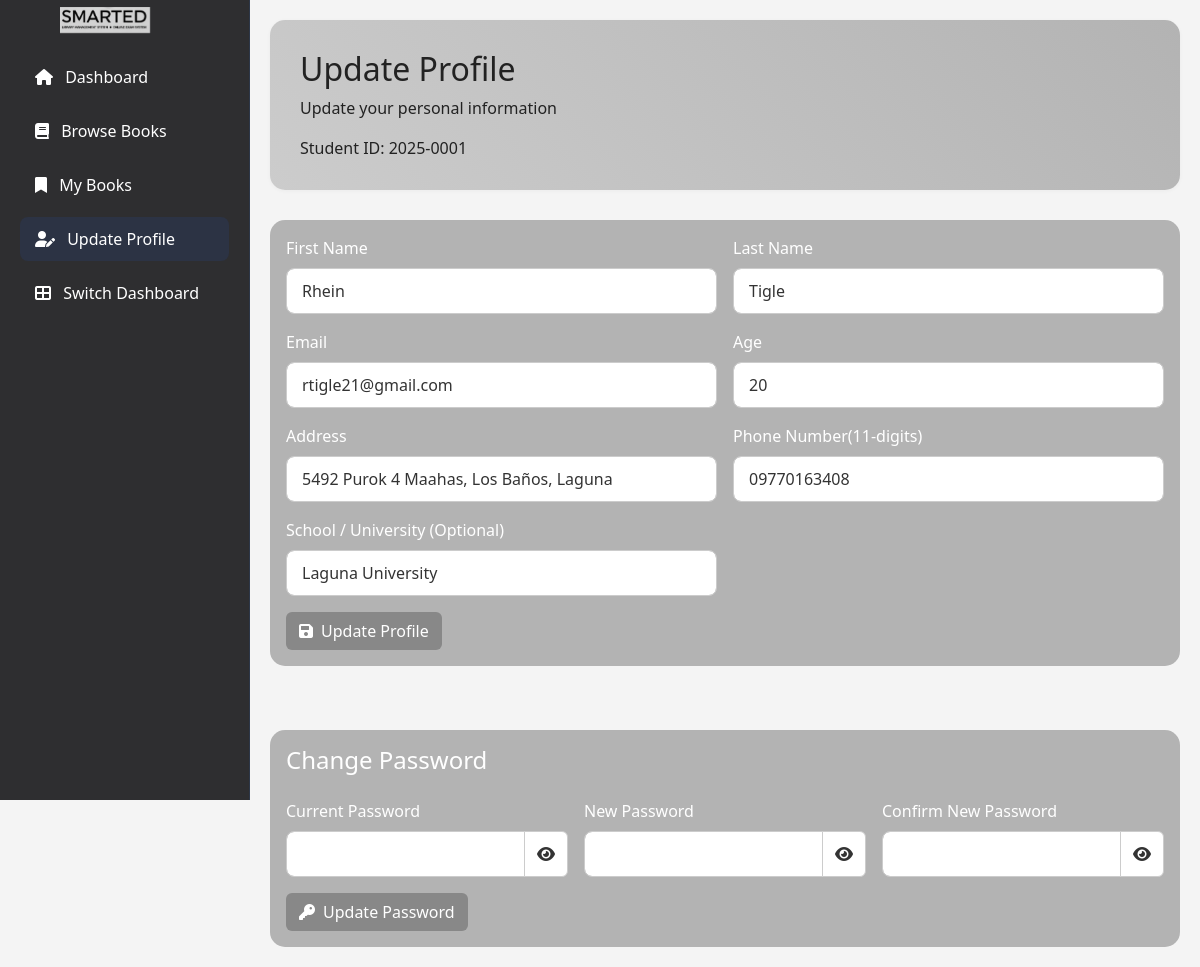
/library/student/update_profile.php (signed in), run on the app's committed database.
### tables this page shows
CREATE TABLE `students` (
  `id` int(11) NOT NULL,
  `student_id` varchar(20) DEFAULT NULL,
  `email` varchar(100) DEFAULT NULL,
  `password` varchar(255) DEFAULT NULL,
  `created_at` timestamp NULL DEFAULT current_timestamp(),
  `firstname` varchar(50) DEFAULT NULL,
  `lastname` varchar(50) DEFAULT NULL,
  `birthdate` date DEFAULT NULL,
  `age` int(11) DEFAULT NULL,
  `reset_token` varchar(255) DEFAULT NULL,
  `reset_token_expiry` datetime DEFAULT NULL,
  `address` varchar(255) DEFAULT NULL,
  `phone` varchar(11) DEFAULT NULL,
  `school` varchar(100) DEFAULT NULL,
  `verified` tinyint(1) DEFAULT 0,
  `verification_token` varchar(64) DEFAULT NULL,
  `is_approved` tinyint(1) DEFAULT 0,
  `reset_otp` varchar(10) DEFAULT NULL,
  `reset_otp_expires` datetime DEFAULT NULL
);

### library/student/update_profile.php (the view, shortened to what this page needs)
<?php
require_once '../../shared/db_connect.php';
$stmt = $pdo->prepare("SELECT * FROM students WHERE student_id = ?");
$stmt->execute([$_SESSION['student_id']]);
$student = $stmt->fetch();
$student_id = $_SESSION['student_id'];
?>
<!DOCTYPE html>
<html lang="en">
<head>
    <link href="https://cdn.jsdelivr.net/npm/bootstrap@5.3.3/dist/css/bootstrap.min.css" rel="stylesheet">
    <link href="https://cdnjs.cloudflare.com/ajax/libs/font-awesome/6.0.0/css/all.min.css" rel="stylesheet">
</head>
<body>
    <div class="sidebar">
        <a href="dashboard.php" class="logo">
            <div class="logo-bar"><img src="smarted-letter-only.jpg" alt="SmartEd Logo" class="img-fluid" style="max-width: 90px;"></div>
        </a>
        <nav class="nav flex-column">
            <a class="nav-link" href="dashboard.php">
                <i class="fas fa-home me-2"></i> Dashboard
            </a>
            <a class="nav-link" href="browse_books.php">
                <i class="fas fa-book me-2"></i> Browse Books
            </a>
            <a class="nav-link" href="my_books.php">
                <i class="fas fa-bookmark me-2"></i> My Books
            </a>
            <a class="nav-link active" href="update_profile.php">
                <i class="fas fa-user-edit me-2"></i> Update Profile
            </a>
            <a class="nav-link" href="../../shared/student_choose_dashboard.php">
                <i class="fas fa-th-large me-2"></i> Switch Dashboard
            </a>
        </nav>
    </div>
    <div class="main-content">
        <div class="welcome-card">
            <h2>Update Profile</h2>
            <p>Update your personal information</p>
            <p class="mb-0">Student ID: <?php echo htmlspecialchars($student_id); ?></p>
        </div>
        <div class="card">
            <div class="card-body" style="background-color: var(--secondary-bg); border-radius: 15px;">
                <form method="POST" class="row g-3">
                    <div class="col-md-6">
                        <label for="firstname" class="form-label text-white">First Name</label>
                        <input type="text" class="form-control" id="firstname" name="firstname"
                               value="<?php echo htmlspecialchars($student['firstname']); ?>" required>
                    </div>
                    <div class="col-md-6">
                        <label for="lastname" class="form-label text-white">Last Name</label>
                        <input type="text" class="form-control" id="lastname" name="lastname"
                               value="<?php echo htmlspecialchars($student['lastname']); ?>" required>
                    </div>
                    <div class="col-md-6">
                        <label for="email" class="form-label text-white">Email</label>
                        <input type="email" class="form-control" id="email" name="email"
                               value="<?php echo htmlspecialchars($student['email']); ?>" required>
                    </div>
                    <div class="col-md-6">
                        <label for="age" class="form-label text-white">Age</label>
                        <input type="number" class="form-control" id="age" name="age"
                               value="<?php echo htmlspecialchars($student['age']); ?>" readonly>
                    </div>
                    <div class="col-md-6">
                        <label for="address" class="form-label text-white">Address</label>
                        <input type="text" class="form-control" id="address" name="address"
                               value="<?php echo htmlspecialchars($student['address'] ?? ''); ?>">
                    </div>
                    <div class="col-md-6">
                        <label for="phone" class="form-label text-white">Phone Number(11-digits)</label>
                        <input type="text" class="form-control" id="phone" name="phone"
                               value="<?php echo htmlspecialchars($student['phone'] ?? ''); ?>">
                    </div>
                    <div class="col-md-6">
                        <label for="school" class="form-label text-white">School / University (Optional)</label>
                        <input type="text" class="form-control" id="school" name="school"
                               value="<?php echo htmlspecialchars($student['school'] ?? ''); ?>">
                    </div>
                    <div class="col-12">
                        <button type="submit" class="btn" style="background-color: var(--accent-color); color: var(--primary-bg);">
                            <i class="fas fa-save me-2"></i>Update Profile
                        </button>
                    </div>
                </form>
            </div>
        </div>
    </div>
    <div class="main-content">
        <div class="card mt-4">
            <div class="card-body" style="background-color: var(--secondary-bg); border-radius: 15px;">
                <h4 class="text-white mb-4">Change Password</h4>
                <form method="POST" class="row g-3">
                    <div class="col-md-4">
                        <label for="current_password" class="form-label text-white">Current Password</label>
                        <div class="input-group">
                            <input type="password" class="form-control" id="current_password" name="current_password">
                            <button class="btn btn-outline-secondary" type="button" onclick="togglePassword('current_password')">
                                <i class="fas fa-eye"></i>
                            </button>
                        </div>
                    </div>
                    <div class="col-md-4">
                        <label for="new_password" class="form-label text-white">New Password</label>
                        <div class="input-group">
                            <input type="password" class="form-control" id="new_password" name="new_password">
                            <button class="btn btn-outline-secondary" type="button" onclick="togglePassword('new_password')">
                                <i class="fas fa-eye"></i>
                            </button>
                        </div>
                    </div>
                    <div class="col-md-4">
                        <label for="confirm_password" class="form-label text-white">Confirm New Password</label>
                        <div class="input-group">
                            <input type="password" class="form-control" id="confirm_password" name="confirm_password">
                            <button class="btn btn-outline-secondary" type="button" onclick="togglePassword('confirm_password')">
                                <i class="fas fa-eye"></i>
                            </button>
                        </div>
                    </div>
                    <div class="col-12">
                        <button type="submit" class="btn" style="background-color: var(--accent-color); color: var(--primary-bg);">
                            <i class="fas fa-key me-2"></i>Update Password
                        </button>
                    </div>
                </form>
            </div>
        </div>
    </div>
</body>
</html>

### library/student/update_profile.php (style rules this page uses)
:root { --primary-bg: #ffffff; --secondary-bg: #b3b3b3; --accent-color: #888888; --text-color: #333333; --muted-text: #666666; --border-color: #cccccc; }
body { background-color: #f4f4f4; color: #222; min-height: 100vh; }
.sidebar { background-color: rgb(46, 46, 48); color: #fff; width: 250px; padding: 20px; height: 100vh; position: fixed; border-right: 1px solid #2d3748; }
.main-content { margin-left: 250px; padding: 20px; }
.welcome-card { background: #fff; padding: 30px; border-radius: 15px; margin-bottom: 30px; position: relative; overflow: hidden; box-shadow: 0 1px 4px rgba(0,0,0,0.04); }
.nav-link { color: #fff; padding: 10px 15px; margin: 5px 0; border-radius: 8px; transition: all 0.3s; }
.nav-link:hover, .nav-link.active { background-color: #2c3344; color: #fff; }
.logo { color: #fff; font-size: 24px; margin-bottom: 30px; display: block; text-decoration: none; }
.form-control, .form-select { background-color: var(--primary-bg); border: 1px solid var(--border-color); color: var(--text-color); padding: 12px; border-radius: 8px; }
.logo-bar { margin-left: 5%; min-height: 40px; height: 40px; width: 100%; display: flex; align-items: center; position: fixed; top: 0; left: 0; z-index: 1050; }
.card { background-color: transparent; border: none; }
.form-control { background-color: var(--primary-bg); border: 1px solid var(--border-color); color: var(--text-color); padding: 10px 15px; border-radius: 8px; }
.input-group .btn { background-color: var(--primary-bg); border-color: var(--border-color); color: var(--text-color); }
.welcome-card { background: linear-gradient(45deg, #cccccc, #b3b3b3); padding: 30px; border-radius: 15px; margin-bottom: 30px; position: relative; overflow: hidden; }

### data on the page
students: firstname "Rhein", lastname "Tigle", email "rtigle21@gmail.com", age "20", address "5492 Purok 4 Maahas, Los Baños, Laguna", phone "09770163408", school "Laguna University"

### other printed values
$student_id "2025-0001"
